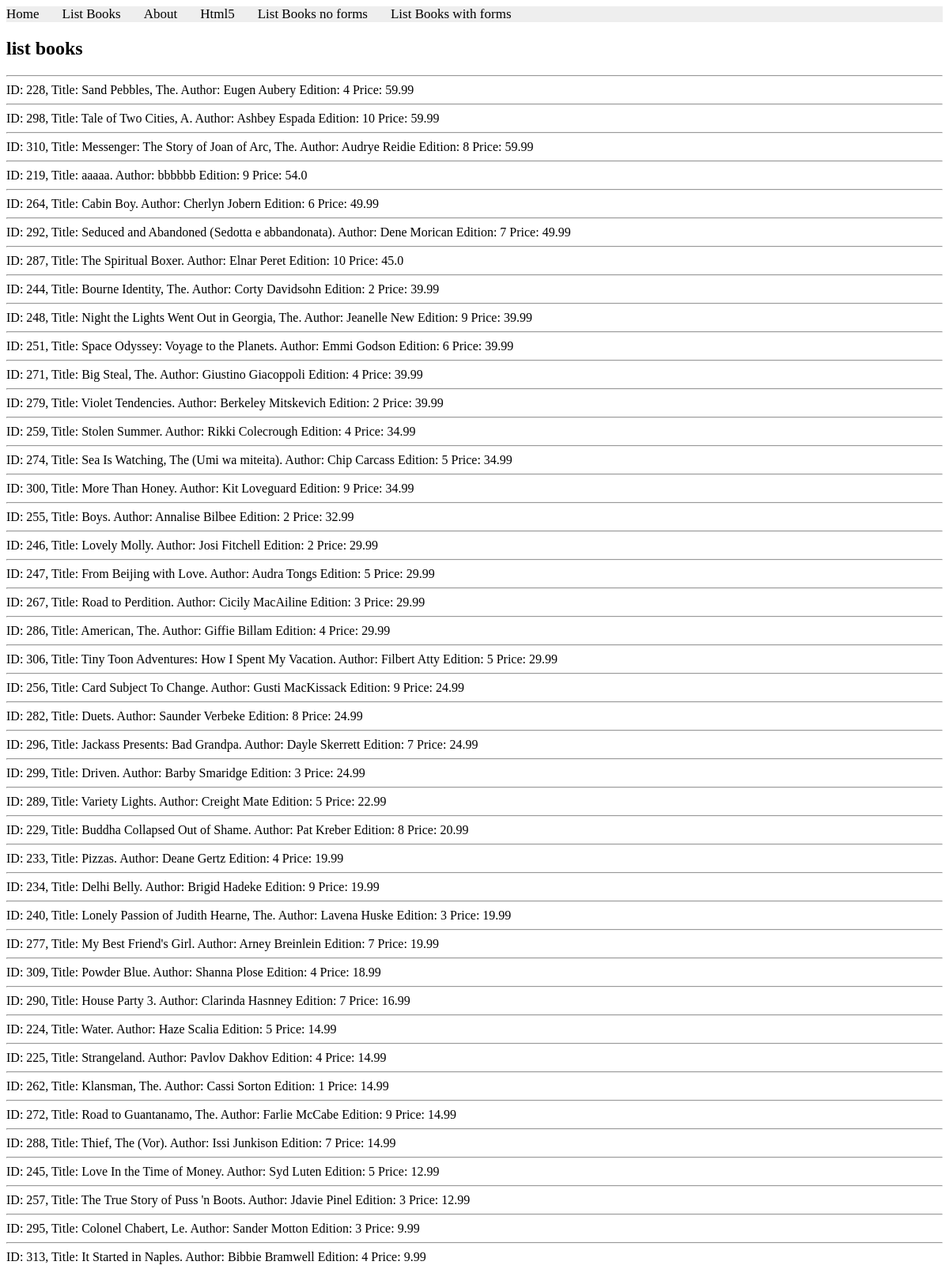
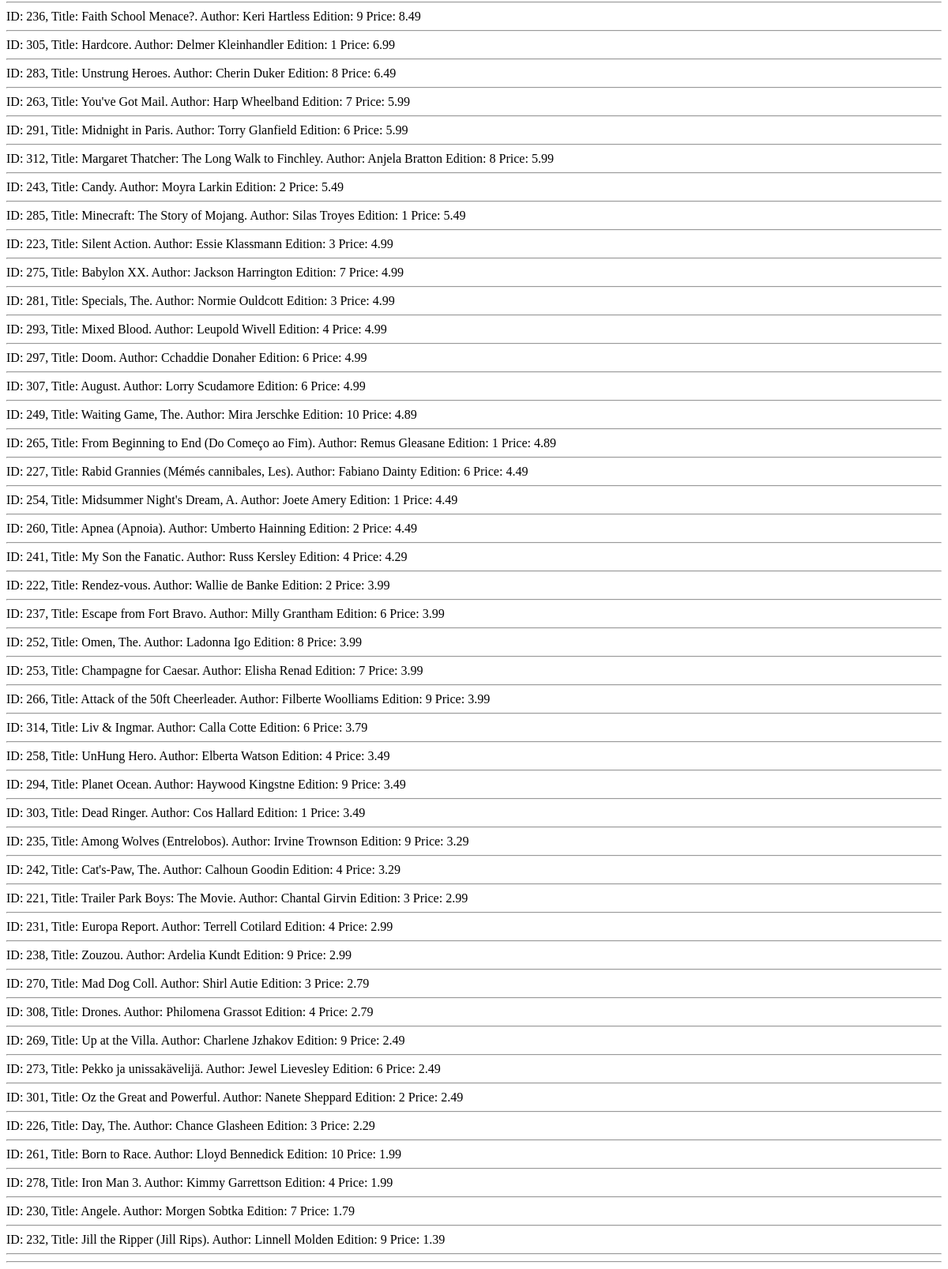
The app's page /books/lab8/task1, older data (2 pictures, top to bottom).
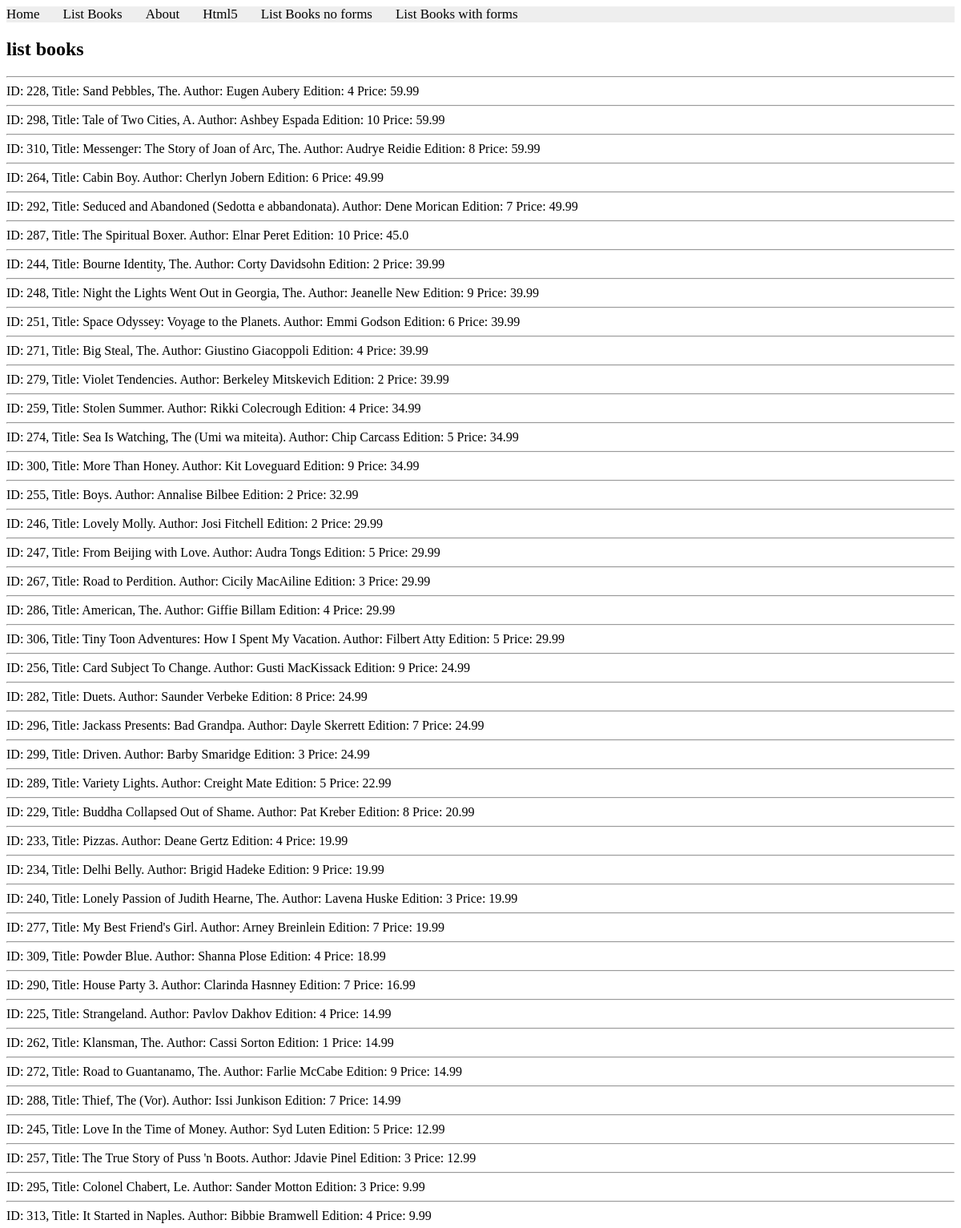
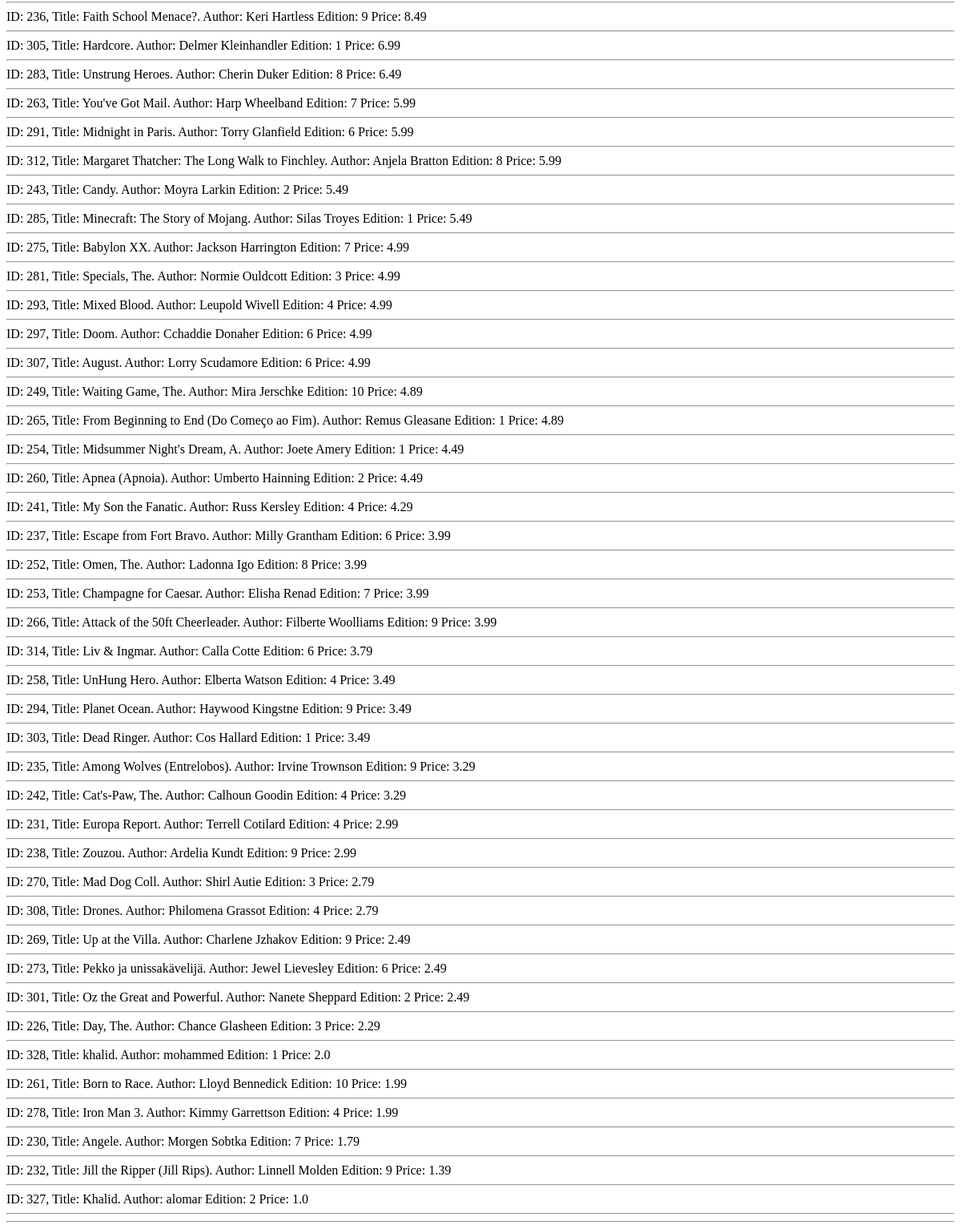
The same page, newer data (2 pictures, top to bottom).
### apps/bookmodule/models.py (models this page shows)
class Book(models.Model):
    title = models.CharField(max_length = 50)
    author = models.CharField(max_length = 50)
    price = models.FloatField(default = 0.0)
    edition = models.SmallIntegerField(default = 1, null = False)

### apps/bookmodule/views.py (the view)
# urls.py: path('lab8/task1', views.task1, name="books.task1"),
def task1(request):
    mybooks=Book.objects.filter(price__lte='80').order_by('-price')
    return render(request, 'bookmodule/bookList.html', {'books':mybooks})

### apps/templates/bookmodule/bookList.html (shortened to what this page needs)
{% extends "layouts/base.html" %}
{% load static %}
{% block content %}
<h2>list books</h2>
    <hr>
    {% for obj in books %}
        ID: {{obj.id}}, Title: {{obj.title}}. Author: {{obj.author}} Edition: {{obj.edition}} Price: {{obj.price}}
        <hr>
    {% endfor %}
<hr>
{% endblock content %}

### apps/templates/layouts/base.html (shortened to what this page needs)
<!DOCTYPE html>
<html> {% load static %}
<head>
    <link rel="stylesheet" href="{% static 'styles.css' %}">
    <link rel="stylesheet" href="https://cdnjs.cloudflare.com/ajax/libs/fontawesome/4.7.0/css/font-awesome.min.css">
</head>
<body>
    {% include "includes/header.html" %}
    {% block content %} {% endblock content %}
</body>
</html>

### apps/templates/includes/header.html
{% with request.resolver_match.url_name as url_name %}
<div class="topnav">
    <a class="{% if url_name == 'books.index' %}active{% endif %}" href="{% url 'books.index' %}">Home</a>
    <a class="{% if url_name == 'books.list_books' %}active{% endif %}" href="{% url 'books.list_books' %}">List Books</a>
    <a class="{% if url_name == 'books.aboutus' %}active{% endif %}" href="{% url 'books.aboutus' %}">About</a>
    <a class="{% if url_name == 'books.html5'%} active{% endif %}" href="{% url 'books.html5' %}">Html5</a>
    <a class="{% if url_name == 'books.listbooks'%} active{% endif %}" href="{% url 'books.listbooks' %}">List Books no forms</a>
    <a class="{% if url_name == 'books.listbooks2'%} active{% endif %}" href="{% url 'books.listbooks2' %}">List Books with forms</a>
</div>
{% endwith %}

### apps/static/styles.css (style rules this page uses)
.topnav { background-color: #eeeeee; width: 100%; }
.topnav a { color: #000000; text-align: center; margin-right: 25px; text-decoration: none; font-size: 17px; }

Row changes from the older to the newer data that the page shows:
removed Book: id "219", title "aaaaa", author "bbbbbb", edition "9", price "54.0"
removed Book: id "224", title "Water", author "Haze Scalia", edition "5", price "14.99"
removed Book: id "223", title "Silent Action", author "Essie Klassmann", edition "3", price "4.99"
removed Book: id "227", title "Rabid Grannies (Mémés cannibales, Les)", author "Fabiano Dainty", edition "6", price "4.49"
removed Book: id "222", title "Rendez-vous", author "Wallie de Banke", edition "2", price "3.99"
removed Book: id "221", title "Trailer Park Boys: The Movie", author "Chantal Girvin", edition "3", price "2.99"
added Book: id "328", title "khalid", author "mohammed", edition "1", price "2.0"
added Book: id "327", title "Khalid", author "alomar", edition "2", price "1.0"
